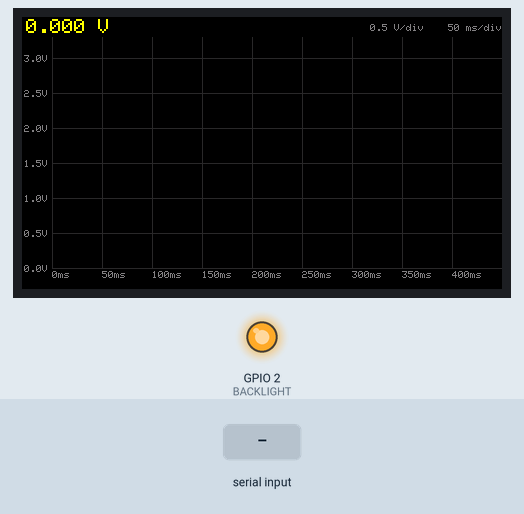
The sketch below on a simulated ESP32-S3. On the bench: 480×272 colour display, output pins drawn as LEDs (lit = HIGH). Inputs (shaded band) come from the test bench.

Above: at 1.5 s.
1.6 s: "esp32\n" received over the second serial link
At 2.4 s:
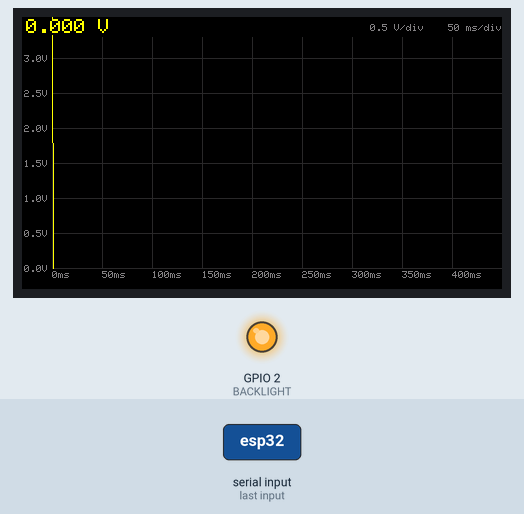
3.2 s: "0\n" received over the second serial link
4.7 s: "R,45\n" received over the second serial link
Timing chart, 0 to 7.7 s (numbered marks = the images above; inputs shaded):
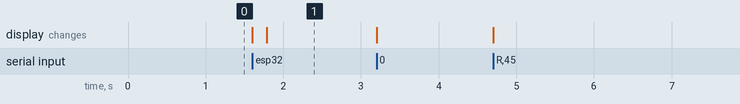

The sketch:

CrowPanelScope.ino
```cpp
// Smart Oscilloscope - display side (Elecrow CrowPanel 4.3" ESP32-S3 HMI, 480x272)
// Receives "mV\n" sample lines and "T<us per sample>\n" time-zoom lines
// and "F\n" burst-frame starts and "R<text>\n" sarcastic reviews from PicoSampler over UART1 and draws them as a sweeping trace,
// the way an analog scope draws: the trace moves left to right and overwrites the previous sweep.
//
// Arduino IDE: Boards Manager "esp32" by Espressif (3.x), library "GFX Library for Arduino" (1.6.x)
//   Board: ESP32S3 Dev Module, PSRAM: QSPI PSRAM, Flash Size: 4MB,
//   Partition Scheme: Huge APP (3MB No OTA/1MB SPIFFS)
// Wiring: CrowPanel UART1 RX (IO18) <- Pico GP0, GND <- Pico GND.
// Grid: 0.5 V per horizontal line, 50 samples (columns) per vertical line; ms/div follows the Pico's pot.

#include <Arduino_GFX_Library.h>

const uint32_t BAUD = 921600;  // must match PicoSampler
const int UART_RX = 18, UART_TX = 17;  // CrowPanel 4.3" UART1 connector
const int BACKLIGHT = 2;
const int W = 480, H = 272;
const int TOP = 20, LEFT = 30, BOTTOM = 20;  // margins: readout, volt labels, time labels + review line
const int PLOT_W = W - LEFT, PLOT_H = H - TOP - BOTTOM, PLOT_Y1 = TOP + PLOT_H - 1;
const int MV_DIV = 500, COLS_DIV = 50;
const int GAP = 4;  // blank columns ahead of the trace, so you can see where it is
const uint16_t BG = 0x0000, GRID = 0x2945, LABEL = 0x8410, TRACE = 0xFFE0, REVIEW = 0xFD20;

// Pin map and timing from Elecrow's CrowPanel 4.3" Arduino tutorial.
Arduino_ESP32RGBPanel *panel = new Arduino_ESP32RGBPanel(
  40 /* DE */, 41 /* VSYNC */, 39 /* HSYNC */, 42 /* PCLK */,
  45, 48, 47, 21, 14 /* R0..R4 */,
  5, 6, 7, 15, 16, 4 /* G0..G5 */,
  8, 3, 46, 9, 1 /* B0..B4 */,
  0, 8, 4, 43 /* hsync polarity, front porch, pulse width, back porch */,
  0, 8, 4, 12 /* vsync polarity, front porch, pulse width, back porch */,
  1 /* pclk_active_neg */, 7000000 /* pclk Hz */);
Arduino_RGB_Display *gfx = new Arduino_RGB_Display(W, H, panel, 0, true);

int lastMv = 0;
long usPerSample = 1000;  // PicoSampler default until its first "T" line

int toY(int mv) {
  mv = constrain(mv, 0, 3300);  // UART data is untrusted: never draw outside the plot
  return PLOT_Y1 - (long)mv * (PLOT_H - 1) / 3300;
}

void clearColumn(int x) {  // x is a plot column, 0..PLOT_W-1
  gfx->drawFastVLine(LEFT + x, TOP, PLOT_H, x % COLS_DIV == 0 ? GRID : BG);
  for (int mv = 0; mv <= 3300; mv += MV_DIV) gfx->drawPixel(LEFT + x, toY(mv), GRID);
}

void drawScale() {
  gfx->setTextSize(1);
  gfx->setTextColor(LABEL, BG);
  for (int mv = 0; mv <= 3300; mv += MV_DIV) {
    gfx->setCursor(2, toY(mv) - 3);
    gfx->printf("%.1fV", mv / 1000.0);
  }
  gfx->fillRect(LEFT, H - 18, PLOT_W, 8, BG);
  for (int x = 0; x < PLOT_W; x += COLS_DIV) {
    gfx->setCursor(LEFT + x, H - 18);
    gfx->printf("%gms", x * usPerSample / 1000.0);
  }
  gfx->setCursor(W - 6 * 22, 7);
  gfx->printf("0.5 V/div %5g ms/div", COLS_DIV * usPerSample / 1000.0);
}

int sweepX = 0;

void plot(int mv) {
  static int prevY;
  int &x = sweepX;
  x = (x + 1) % PLOT_W;
  clearColumn((x + GAP) % PLOT_W);
  int y = toY(mv);
  if (x) gfx->drawLine(LEFT + x - 1, prevY, LEFT + x, y, TRACE);  // no segment across the wrap
  prevY = y;
  lastMv = mv;
}

void drawReadout() {
  gfx->setTextSize(2);
  gfx->setCursor(4, 2);
  gfx->setTextColor(TRACE, BG);
  gfx->printf("%.3f V", constrain(lastMv, 0, 3300) / 1000.0);
}

void drawReview(const char *s) {
  gfx->fillRect(0, H - 8, W, 8, BG);
  gfx->setTextSize(1);
  gfx->setTextColor(REVIEW, BG);
  gfx->setCursor(0, H - 8);
  for (int i = 0; s[i] && i < W / 6; i++) gfx->write(s[i] >= ' ' && s[i] <= '~' ? s[i] : '?');  // untrusted text
}

void setup() {
  Serial.begin(115200);
  if (toY(0) != PLOT_Y1 || toY(3300) != TOP || toY(-5) != PLOT_Y1 || toY(9999) != TOP)
    Serial.println("self-check FAILED: toY");

  pinMode(BACKLIGHT, OUTPUT);
  digitalWrite(BACKLIGHT, HIGH);
  if (!gfx->begin()) Serial.println("display init FAILED");
  gfx->fillScreen(BG);
  for (int x = 0; x < PLOT_W; x++) clearColumn(x);
  drawScale();

  Serial1.setRxBufferSize(4096);  // covers the short stalls while the readout is redrawn
  Serial1.begin(BAUD, SERIAL_8N1, UART_RX, UART_TX);
}

void loop() {
  static char line[96];  // fits an 80-char review
  static int len = 0;
  while (Serial1.available()) {
    char c = Serial1.read();
    if (c == '\n') {
      line[len] = 0;
      if (line[0] == 'T') {
        long us = constrain(atol(line + 1), 1, 100000);  // untrusted: keep labels sane
        if (us != usPerSample) {
          usPerSample = us;
          drawScale();
        }
      } else if (line[0] == 'R') {
        drawReview(line + 1);
      } else if (line[0] == 'F') {
        sweepX = PLOT_W - 1;  // burst frame starts: next sample lands in column 0
      } else if (len) {
        plot(atoi(line));
      }
      len = 0;
    } else if (len < (int)sizeof(line) - 1) {
      line[len++] = c;
    }
  }

  static uint32_t lastReadout = 0;
  if (millis() - lastReadout >= 200) {
    lastReadout = millis();
    drawReadout();
  }
}
```

Measured:
- after the input at 1.6 s, the display: first changes at once (image 1 shows a later state)
